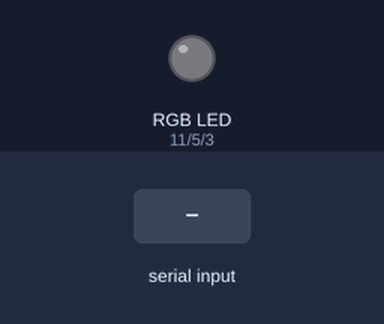
Bench run of a sketch on a simulated Arduino Uno, built with avr-gcc and run on an emulated ATmega328P. Shown: an RGB LED mixed from three pins (HIGH = lit). The test bench sets the inputs (shaded band). What the sketch prints to the serial monitor is not drawn.

Above: at 1.0 s.
1.1 s: byte 1 (1) received over Serial
At 2.0 s:
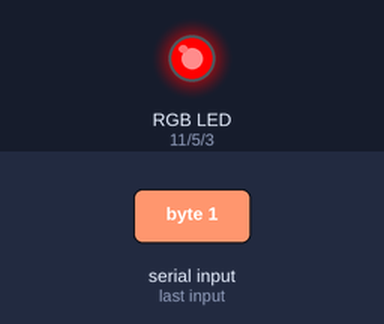
2.7 s: byte 2 (2) received over Serial
At 3.2 s:
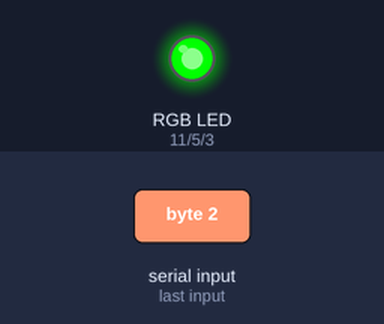
4.2 s: byte 3 (3) received over Serial
At 5.5 s:
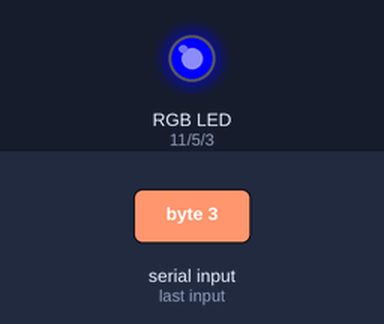
Timing chart, 0 to 7.2 s (numbered marks = the images above; inputs shaded):
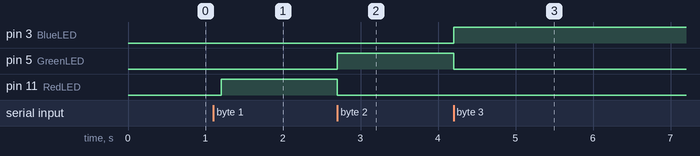

Measured:
- after the input at 1.1 s, pin 11 (RedLED): LOW → HIGH after 0.10 s
- after the input at 2.7 s, pin 5 (GreenLED): LOW → HIGH at once; pin 11 (RedLED): HIGH → LOW at once
- after the input at 4.2 s, pin 3 (BlueLED): LOW → HIGH at once; pin 5 (GreenLED): HIGH → LOW at once

The sketch:

ex17_02.ino
```cpp
// 아두이노: 수신된 정수로 RGB LED 제어

#define RedLED 11
#define GreenLED 5
#define BlueLED 3

void setup() {
  pinMode(RedLED, OUTPUT);
  pinMode(GreenLED, OUTPUT);
  pinMode(BlueLED, OUTPUT);
  Serial.begin(9600);
  while (Serial.available() == 0) {  // 수신 버퍼에 수신값이 없는 동안 반복 실행
    Serial.println('A');      // 시작신호 전송
    delay(300);       // 0.3초 대기
  }
}

void loop() { }

void serialEvent() {      // 이벤트함수: 수신값이 있으면 자동 호출
  int value = Serial.read();    // 수신
  if (value == 1) {
    setColor(1, 0, 0);      // Red LED 점등
  } else if (value == 2) {
    setColor(0, 1, 0);      // Green LED 점등
  } else if (value == 3) {
    setColor(0, 0, 1);      // Blue LED 점등
  }
  Serial.write('B');      // 송신
}

void setColor(int Red, int Green, int Blue) {
  digitalWrite(RedLED, Red);
  digitalWrite(GreenLED, Green);
  digitalWrite(BlueLED, Blue);
}
```
